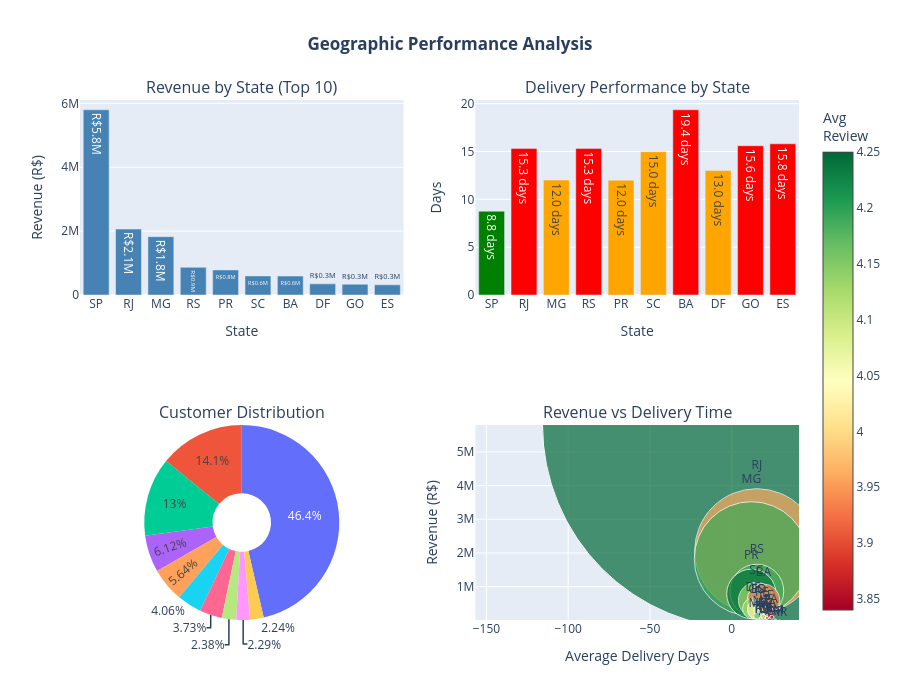

The notebook cell saved with this chart:
### Markdown cell above
## 8. Geographic Analysis - Brazilian Market Intelligence

Understanding geographic distribution helps optimize logistics, identify growth opportunities, and improve delivery performance.

### Code cell
state_analysis = completed_orders.groupby('customer_state').agg({
    'order_id': 'count',
    'total_payment': 'sum',
    'delivery_time_days': 'mean',
    'review_score': 'mean',
    'customer_id': 'nunique'
}).rename(columns={
    'order_id': 'orders',
    'total_payment': 'revenue',
    'delivery_time_days': 'avg_delivery_days',
    'review_score': 'avg_review',
    'customer_id': 'customers'
}).round(2)

state_analysis['avg_order_value'] = (state_analysis['revenue'] / state_analysis['orders']).round(2)
state_analysis['orders_per_customer'] = (state_analysis['orders'] / state_analysis['customers']).round(2)
state_analysis = state_analysis.sort_values('revenue', ascending=False)

top_states = state_analysis.head(10)

fig = make_subplots(
    rows=2, cols=2,
    subplot_titles=('Revenue by State (Top 10)', 'Delivery Performance by State',
                   'Customer Distribution', 'Revenue vs Delivery Time'),
    specs=[[{'type': 'bar'}, {'type': 'bar'}],
           [{'type': 'pie'}, {'type': 'scatter'}]]
)

fig.add_trace(
    go.Bar(x=top_states.index,
           y=top_states['revenue'],
           marker_color='steelblue',
           text=[f'R${val/1e6:.1f}M' for val in top_states['revenue']],
           textposition='auto'),
    row=1, col=1
)

delivery_colors = ['green' if days < 10 else 'orange' if days < 15 else 'red' 
                   for days in top_states['avg_delivery_days']]
fig.add_trace(
    go.Bar(x=top_states.index,
           y=top_states['avg_delivery_days'],
           marker_color=delivery_colors,
           text=[f'{val:.1f} days' for val in top_states['avg_delivery_days']],
           textposition='auto'),
    row=1, col=2
)

fig.add_trace(
    go.Pie(labels=top_states.index,
           values=top_states['customers'],
           hole=0.3),
    row=2, col=1
)

fig.add_trace(
    go.Scatter(x=state_analysis['avg_delivery_days'],
              y=state_analysis['revenue'],
              mode='markers+text',
              text=state_analysis.index,
              textposition='top center',
              marker=dict(
                  size=state_analysis['orders']/100,
                  color=state_analysis['avg_review'],
                  colorscale='RdYlGn',
                  showscale=True,
                  colorbar=dict(title="Avg<br>Review"),
                  sizemode='diameter'
              ),
              hovertemplate='<b>%{text}</b><br>' +
                           'Revenue: R$%{y:,.0f}<br>' +
                           'Avg Delivery: %{x:.1f} days<br>' +
                           '<extra></extra>'),
    row=2, col=2
)

fig.update_xaxes(title_text="State", row=1, col=1)
fig.update_xaxes(title_text="State", row=1, col=2)
fig.update_xaxes(title_text="Average Delivery Days", row=2, col=2)
fig.update_yaxes(title_text="Revenue (R$)", row=1, col=1)
fig.update_yaxes(title_text="Days", row=1, col=2)
fig.update_yaxes(title_text="Revenue (R$)", row=2, col=2)

fig.update_layout(
    height=700,
    title_text="<b>Geographic Performance Analysis</b>",
    title_x=0.5,
    showlegend=False
)

fig.show()

sp_dominance = (state_analysis.loc['SP', 'revenue'] / state_analysis['revenue'].sum()) * 100
avg_delivery_sp = state_analysis.loc['SP', 'avg_delivery_days']
worst_delivery_state = state_analysis.nlargest(10, 'revenue')['avg_delivery_days'].idxmax()

### Figure 1 — Plotly figure (JSON) as saved in the notebook; plotly's stock layout.template omitted (floating-point values rounded to 4 significant figures)
{"data": [{"marker": {"color": "steelblue"}, "text": ["R$5.8M", "R$2.1M", "R$1.8M", "R$0.9M", "R$0.8M", "R$0.6M", "R$0.6M", "R$0.3M", "R$0.3M", "R$0.3M"], "textposition": "auto", "type": "bar", "x": ["SP", "RJ", "MG", "RS", "PR", "SC", "BA", "DF", "GO", "ES"], "xaxis": "x", "y": [5800000.0, 2064000.0, 1827000.0, 866200.0, 785300.0, 597100.0, 593500.0, 348600.0, 337700.0, 318500.0], "yaxis": "y"}, {"marker": {"color": ["green", "red", "orange", "red", "orange", "orange", "red", "orange", "red", "red"]}, "text": ["8.8 days", "15.3 days", "12.0 days", "15.3 days", "12.0 days", "15.0 days", "19.4 days", "13.0 days", "15.6 days", "15.8 days"], "textposition": "auto", "type": "bar", "x": ["SP", "RJ", "MG", "RS", "PR", "SC", "BA", "DF", "GO", "ES"], "xaxis": "x2", "y": [8.76, 15.32, 12.01, 15.32, 12.0, 14.98, 19.36, 13.0, 15.6, 15.8], "yaxis": "y2"}, {"domain": {"x": [0, 0.45], "y": [0, 0.375]}, "hole": 0.3, "labels": ["SP", "RJ", "MG", "RS", "PR", "SC", "BA", "DF", "GO", "ES"], "type": "pie", "values": [40501, 12350, 11354, 5345, 4923, 3546, 3256, 2080, 1957, 1995]}, {"hovertemplate": "<b>%{text}</b><br>Revenue: R$%{y:,.0f}<br>Avg Delivery: %{x:.1f} days<br><extra></extra>", "marker": {"color": [4.25, 3.96, 4.19, 4.19, 4.24, 4.13, 3.93, 4.13, 4.1, 4.08, 4.09, 3.94, 3.91, 4.15, 3.84, 4.08, 4.17, 4.0, 4.15, 3.84, 3.91, 4.15, 4.17, 4.22, 4.09, 4.24, 3.9], "colorbar": {"title": {"text": "Avg<br>Review"}}, "colorscale": [[0, "rgb(165,0,38)"], [0.1, "rgb(215,48,39)"], [0.2, "rgb(244,109,67)"], [0.3, "rgb(253,174,97)"], [0.4, "rgb(254,224,139)"], [0.5, "rgb(255,255,191)"], [0.6, "rgb(217,239,139)"], [0.7, "rgb(166,217,106)"], [0.8, "rgb(102,189,99)"], [0.9, "rgb(26,152,80)"], [1, "rgb(0,104,55)"]], "showscale": true, "size": [407.1, 124.2, 114.2, 53.82, 49.42, 35.6, 32.73, 20.99, 19.74, 20.04, 16.04, 12.82, 9.52, 8.89, 7.21, 5.18, 7.12, 4.77, 4.76, 4.01, 3.35, 2.74, 2.43, 1.46, 0.8, 0.67, 0.41], "sizemode": "diameter"}, "mode": "markers+text", "text": ["SP", "RJ", "MG", "RS", "PR", "SC", "BA", "DF", "GO", "ES", "PE", "CE", "PA", "MT", "MA", "PB", "MS", "PI", "RN", "AL", "SE", "TO", "RO", "AM", "AC", "AP", "RR"], "textposition": "top center", "type": "scatter", "x": [8.76, 15.32, 12.01, 15.32, 12.0, 14.98, 19.36, 13.0, 15.6, 15.8, 18.42, 21.27, 23.78, 18.05, 21.52, 20.4, 15.63, 19.45, 19.26, 24.54, 21.52, 17.66, 19.37, 26.38, 21.04, 27.19, 29.39], "xaxis": "x3", "y": [5800000.0, 2064000.0, 1827000.0, 866200.0, 785300.0, 597100.0, 593500.0, 348600.0, 337700.0, 318500.0, 310400.0, 267300.0, 212700.0, 181800.0, 148100.0, 137900.0, 136100.0, 105400.0, 100800.0, 94500.0, 70290.0, 60010.0, 56980.0, 27680.0, 19590.0, 16140.0, 9040.0], "yaxis": "y3"}], "layout": {"annotations": [{"font": {"size": 16}, "showarrow": false, "text": "Revenue by State (Top 10)", "x": 0.225, "xanchor": "center", "xref": "paper", "y": 1, "yanchor": "bottom", "yref": "paper"}, {"font": {"size": 16}, "showarrow": false, "text": "Delivery Performance by State", "x": 0.775, "xanchor": "center", "xref": "paper", "y": 1, "yanchor": "bottom", "yref": "paper"}, {"font": {"size": 16}, "showarrow": false, "text": "Customer Distribution", "x": 0.225, "xanchor": "center", "xref": "paper", "y": 0.375, "yanchor": "bottom", "yref": "paper"}, {"font": {"size": 16}, "showarrow": false, "text": "Revenue vs Delivery Time", "x": 0.775, "xanchor": "center", "xref": "paper", "y": 0.375, "yanchor": "bottom", "yref": "paper"}], "height": 700, "showlegend": false, "title": {"text": "<b>Geographic Performance Analysis</b>", "x": 0.5}, "xaxis": {"anchor": "y", "domain": [0, 0.45], "title": {"text": "State"}}, "xaxis2": {"anchor": "y2", "domain": [0.55, 1], "title": {"text": "State"}}, "xaxis3": {"anchor": "y3", "domain": [0.55, 1], "title": {"text": "Average Delivery Days"}}, "yaxis": {"anchor": "x", "domain": [0.625, 1], "title": {"text": "Revenue (R$)"}}, "yaxis2": {"anchor": "x2", "domain": [0.625, 1], "title": {"text": "Days"}}, "yaxis3": {"anchor": "x3", "domain": [0, 0.375], "title": {"text": "Revenue (R$)"}}}}
